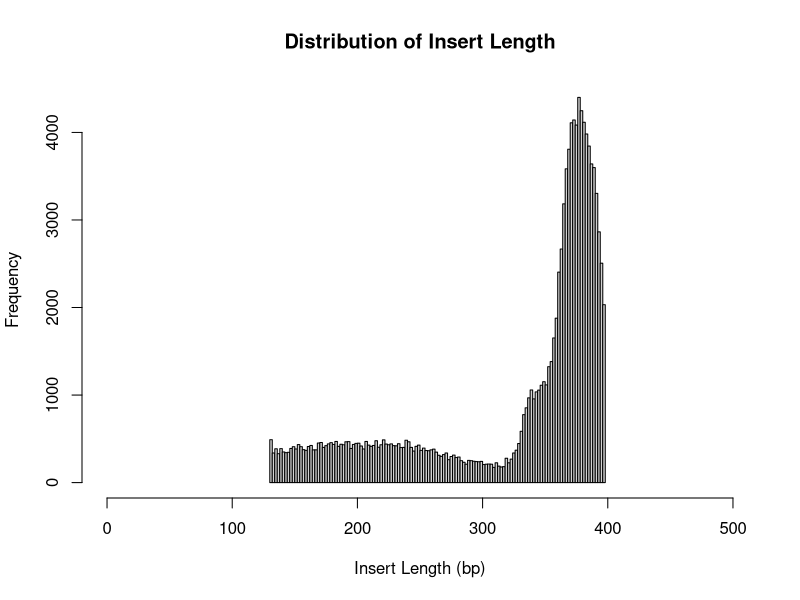

Write the R code that produced this figure. (Note: this script raises an error after producing the figure.)
## ---- chunk 1
data1 <- scan(file="TLEN.txt", what="integer")
data1 <- as.numeric(data1)
q <- unname(quantile(data1, probs=c(0.05, 0.95)))
finaldata <- data1[which(data1 >= q[1] & data1 <= q[2])]
hist(finaldata, main = "Distribution of Insert Length", breaks = 100, xlab = "Insert Length (bp)", xlim = c(0, 500))
## ---- chunk 2
hist(vector, main = "Distribution of Insert Length", breaks = 100, xlab = "Insert Length (bp)", xlim = c(0, 500))
